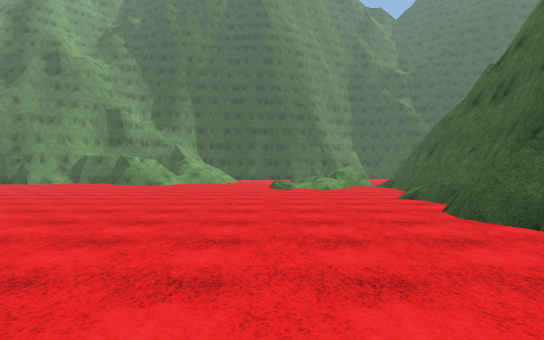
view 1 (above)

20 first-person views from a walk through a Unity game level. The camera is 1.5 m above the floor, looks level and sees 80° across. The floor is counted in squares, 2 m on a side. Each view is taken from the middle of a square. On the plan, view 1 faces up. The plan holds only what a view shows up to about 11 squares ahead; the rest is blank. The place goes on beyond the plan. Surface patterns are stand-ins for the level's own textures.

view 2
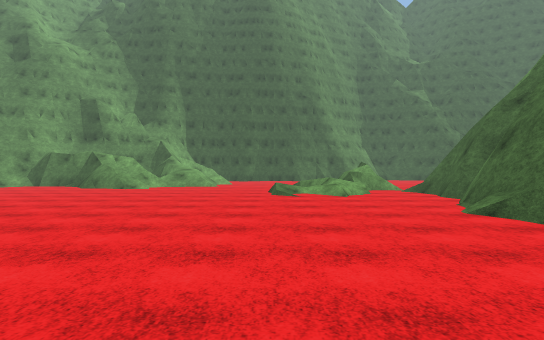

view 3
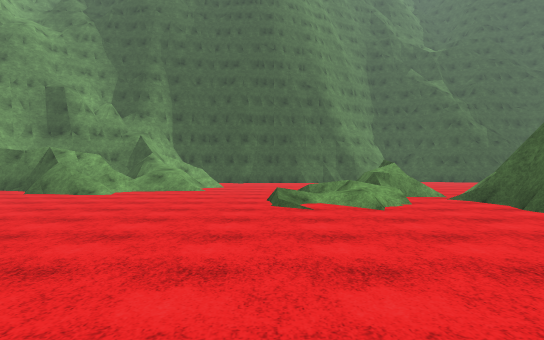

view 4
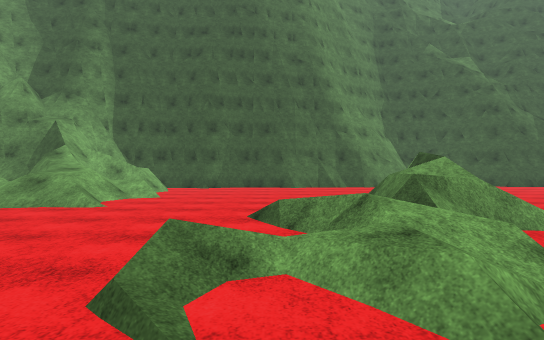

view 5
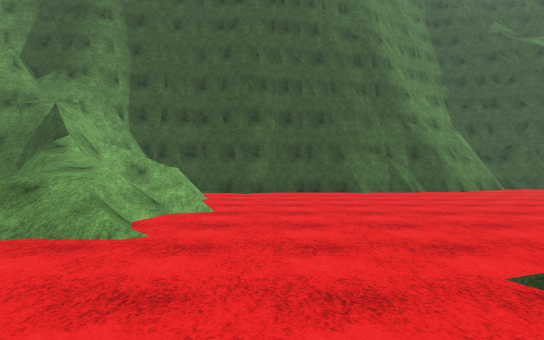

view 6
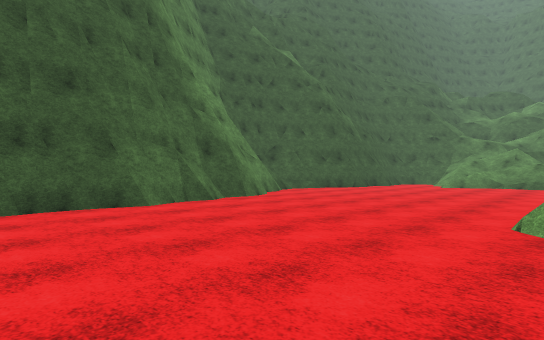

view 7
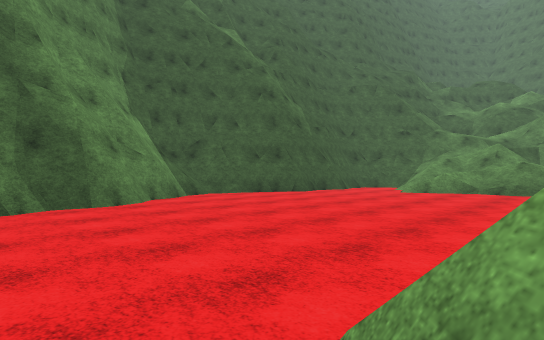

view 8
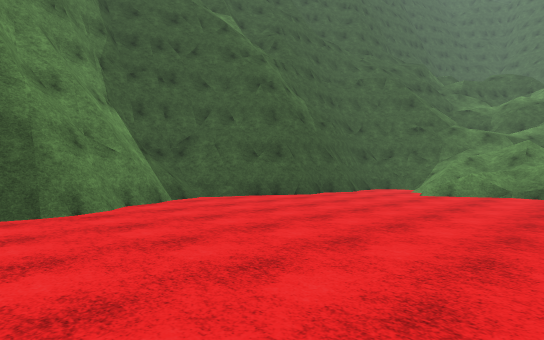

view 9
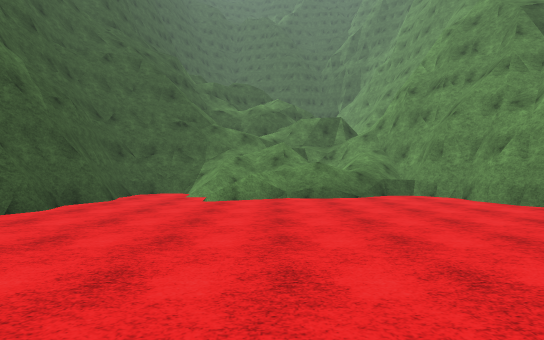

view 10
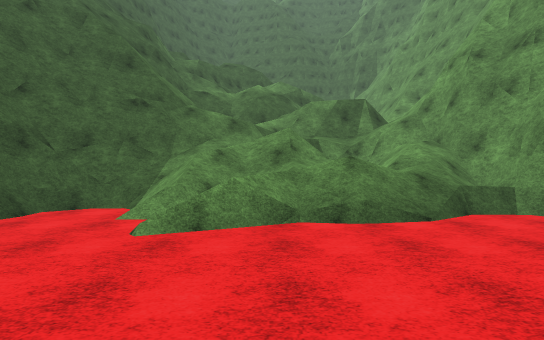

view 11
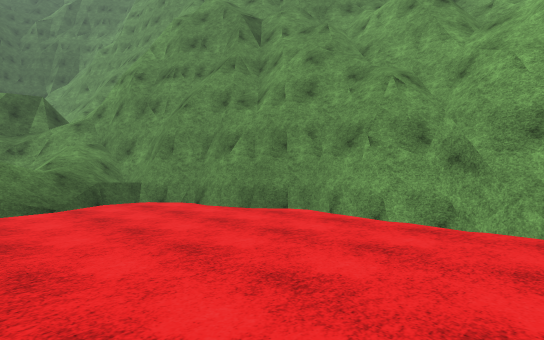

view 12
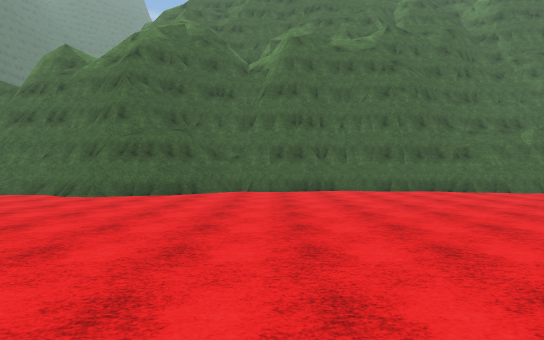

view 13
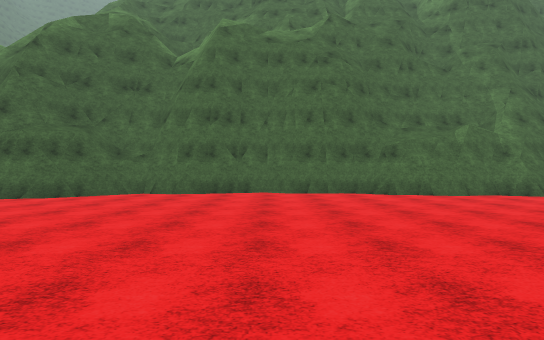

view 14
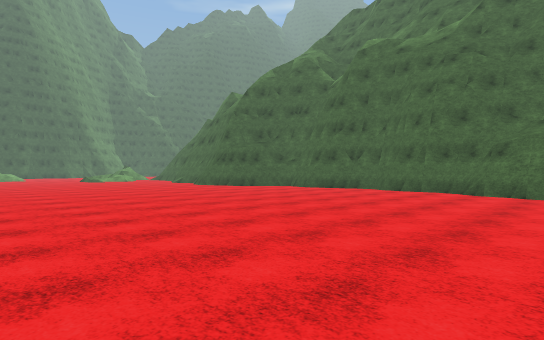

view 15
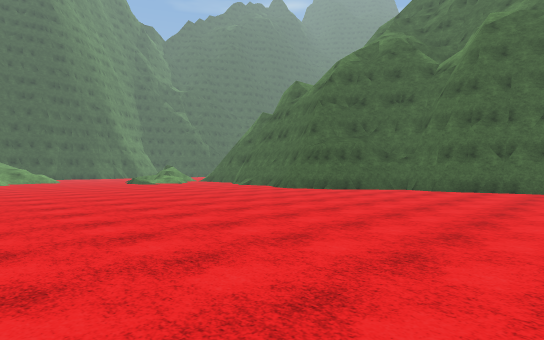

view 16
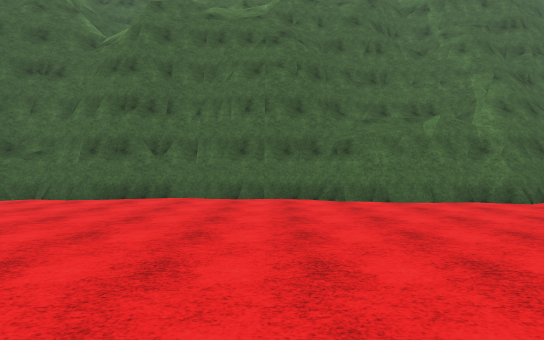

view 17
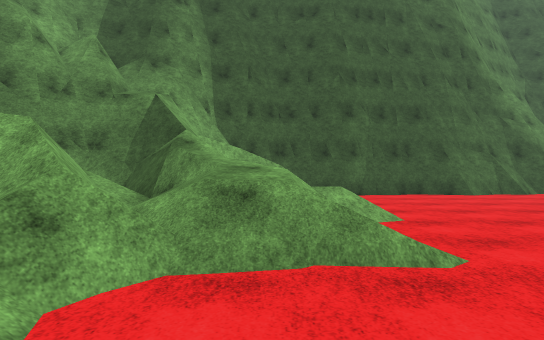

view 18
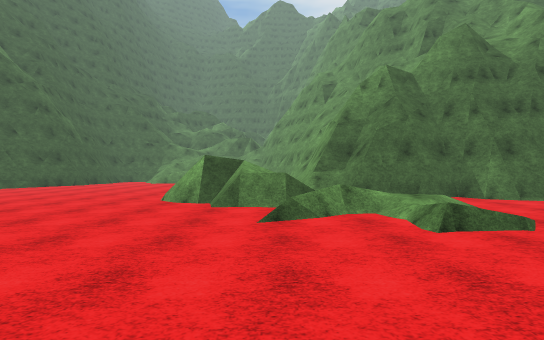

view 19
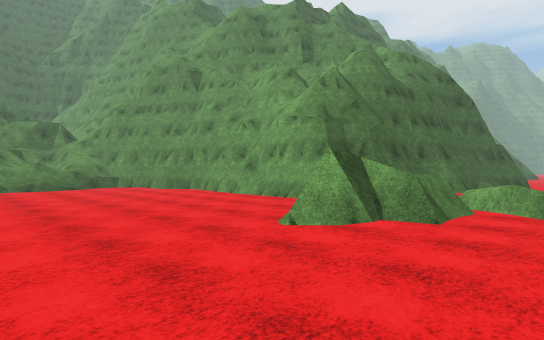

view 20
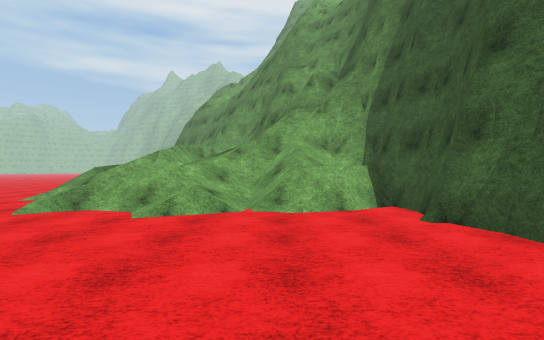

### Floor plan
Key: @ floor where view 1 was taken; # wall or solid block; x gap in a wall; . floor; / step, stairs or slope; = window, fence, low wall or low ledge; ^ raised ledge; v drop or lower ground.
Columns run from 7 left of view 1 to 20 right of it. Each row starts with its distance up from view 1.
 26            ####...######^^^
 25  ^^##########........####=^=
 24  ^##//................../=//
 23 ==//=.................//////
 22 ^#///................=//////
 21 ===//................./////=
 20 #=///#................////=/
 19 =#///................./// v/
 18 #=///......#..........////=/
 17 ///.......=#.........../////
 16 /=/.....=.==.........####^^=
 15 ......../=x. ###=#####
 14 .......///=.=######
 13 .........//.##
 12 ........./..#
 11 ............#
 10 ...........##
  9 ...........##
  8 ...........#
  7  ..........#
  6  ..........#
  5  ..........#
  4  ..........#
  3  ..........##
  2  ...........##
  1 .............#
  0 .......@.....#
 -1 .............#
 -2 .............#
 -3  ............#
 -4 .............#
 -5  ............#
 -6  ............#
 -7  ...........##
 -8   ..........#
 -9  . .... ....#

Positions as (right, up) in squares from view 1, and headings:
1: (0, 0), facing up
2: (0, 3), facing up
3: (0, 6), facing up
4: (1, 11), facing up
5: (-1, 14), facing up
6: (-1, 18), facing up-right
7: (3, 18), facing up-right
8: (4, 19), facing up-right
9: (6, 21), facing right
10: (10, 21), facing right
11: (8, 20), facing down-right
12: (-6, 0), facing right
13: (-5, -3), facing right
14: (-6, -9), facing up-right
15: (-7, -4), facing up-right
16: (-3, -5), facing right
17: (-4, 15), facing up
18: (-4, 16), facing right
19: (1, 22), facing down-right
20: (3, 22), facing left
